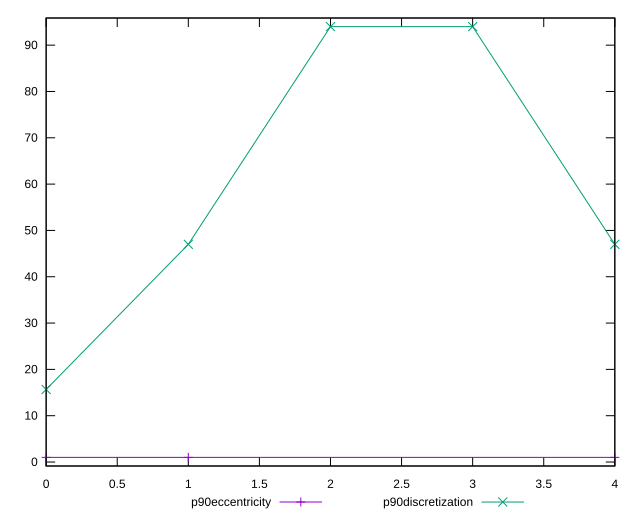

Generate this figure with gnuplot:
reset

$p90Eccentricity <<EOF
0 0.9999999999999997
1 0.9999999999999991
4 1.0000000000000027
EOF

$p90Discretization <<EOF
0 15.666666666666666
1 47
2 94
3 94
4 47
EOF

set key outside below
set xrange [0:4]
set yrange [-0.860000000000001:95.86]
set trange [-0.860000000000001:95.86]
set terminal svg size 640, 520 enhanced background rgb 'white'
set output "report_00022_2021-02-20T12:08:46.964Z/uses-webp-images/progression/eccentricity.svg"

plot $p90Eccentricity title "p90eccentricity" with linespoints, \
     $p90Discretization title "p90discretization" with linespoints

reset
